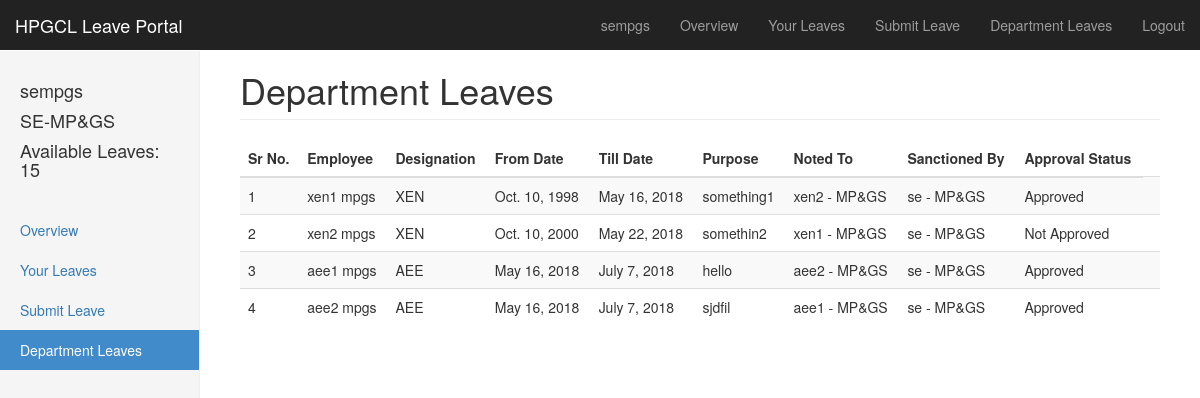
Screenshot of /departmentleaves/ (signed in) with the database file from the repository.
### leave/models.py (models this page shows, shortened)
class User(AbstractUser):
    DESIGNATION_CHOICES = (
        ("CE", "CE"),
        ("SE", "SE"),
        ("XEN", "XEN"),
        ("AEE", "AEE"),
    )
    STATION_CHOICES = (
        ("Hisar", "Hisar"),
        ("Panipat", "Panipat"),
        ("Yamuna Nagar", "Yamuna Nagar"),
        ("Panchkula", "Panchkula"),
    )
    DEPARTMENT_CHOICES = (
        ("MP&GS", "MP&GS"),
        ("O&M1", "O&M1"),
        ("O&M2", "QAO&M2"),
        ("M&T", "M&T"),
        ("MM&Store", "MM&Store"),
        ("Civil", "Civil"),
    )
    department = models.CharField(max_length=200, blank=False, null=False, choices=DEPARTMENT_CHOICES)
    available_leaves = models.IntegerField(default=15)
    designation = models.CharField(max_length=200, blank=False, null=False, choices=DESIGNATION_CHOICES)
    power_station = models.CharField(max_length=200, blank=False, null=False, choices=STATION_CHOICES, default="")
    def __str__(self):
        return self.first_name + ' - ' + self.department

class Leave(models.Model):
    employee = models.ForeignKey(User, on_delete=models.CASCADE, blank=False, null=False)
    sanctioned_by = models.ForeignKey(User, on_delete=models.CASCADE, related_name='%(class)s_sanctioned', blank=True, null=True)
    noted_to =  models.ForeignKey(User, on_delete=models.CASCADE, related_name='%(class)s_noted', blank=False, null=False)
    from_date = models.DateField(blank=False, null=False)
    to_date = models.DateField(blank=False, null=False)
    purpose = models.CharField(max_length=1200, blank=False, null=False)
    approval = models.BooleanField(default=False, blank=False, null=False)

### leave/views.py (the view)
# urls.py: url(r'^departmentleaves/$', views.department_leaves, name='department_leaves'),
def department_leaves(request):
    if request.user.is_authenticated():
        user_designation = request.user.designation
        user_department = request.user.department
        user_station = request.user.power_station
        if user_designation == 'CE':
            dept_leaves = Leave.objects.filter(
                employee__power_station=user_station)
        elif user_designation == 'SE':
            dept_leaves = Leave.objects.filter(employee__power_station=user_station).exclude(
                employee__power_station=user_station, employee__designation="CE").exclude(employee__designation="SE")
        elif user_designation == 'XEN':
            dept_leaves = Leave.objects.filter(employee__power_station=user_station).exclude(
                employee__designation="CE").exclude(employee__designation="SE").exclude(employee__designation="XEN")
        elif user_designation == 'AEE':
            dept_leaves = Leave.objects.filter(employee__power_station=user_station).exclude(employee__designation="CE").exclude(
                employee__designation="SE").exclude(employee__designation="XEN").exclude(employee__designation="AEE")
        return render(request, 'leave/department_leaves.html', {'dept_leaves': dept_leaves})

### leave/templates/leave/department_leaves.html (shortened to what this page needs)
{% extends "leave/base.html" %} {% load staticfiles %} {% block content %}
<div class="container-fluid">
    <div class="row">
        <div class="col-sm-3 col-md-2 sidebar">
            <ul class="nav nav-sidebar">
                <li style="padding-right: 20px;padding-left: 20px;">
                    <h4>{{request.user.username}}</h4>
                </li>
                <li style="padding-right: 20px;padding-left: 20px;">
                    <h4>{{request.user.designation}}-{{request.user.department}}</a>
                </li>
                <li style="padding-right: 20px;padding-left: 20px;">
                    <h4>Available Leaves: {{request.user.available_leaves}}</h4>
                </li>
            </ul>
            <ul class="nav nav-sidebar">
                <li>
                    <a href="{% url 'home' %}">Overview
                    </a>
                </li>
                <li>
                    <a href="{% url 'your_leaves' %}">Your Leaves</a>
                </li>
                <li>
                    <a href="{% url 'submit_leave' %}">Submit Leave</a>
                </li>
                <li class="active">
                    <a href="{% url 'department_leaves' %}">Department Leaves</a>
                </li>
            </ul>
        </div>
        <div class="col-sm-9 col-sm-offset-3 col-md-10 col-md-offset-2 main">
            <h1 class="page-header">Department Leaves</h1>
            <div class="table-responsive">
                <table class="table table-striped">
                    <thead>
                        <tr>
                            <th>Sr No.</th>
                            <th>Employee</th>
                            <th>Designation</th>
                            <th>From Date</th>
                            <th>Till Date</th>
                            <th>Purpose</th>
                            <th>Noted To</th>
                            <th>Sanctioned By</th>
                            <th>Approval Status</th>
                        </tr>
                    </thead>
                    <tbody>
                        {% for leave in dept_leaves %}
                        <tr>
                            <td>{{ forloop.counter }}</td>
                            <td>{{ leave.employee.first_name }} {{ leave.employee.last_name }}</td>
                            <td>{{ leave.employee.designation }}</td>
                            <td>{{ leave.from_date }}</td>
                            <td>{{ leave.to_date }}</td>
                            <td>{{ leave.purpose }}</td>
                            <td>{{ leave.noted_to }}</td>
                            <td>{{ leave.sanctioned_by }}</td>
                            {% if leave.approval == False and leave.sanctioned_by == None %}
                            <td>Approval Pending</td>
                            {% elif leave.approval == False %}
                            <td>Not Approved</td>
                            {% else %}
                            <td>Approved</td>
                            {% endif %}
                            <td>
                            </td>
                        </tr>
                        {% endfor %}
                    </tbody>
                </table>
            </div>
        </div>
    </div>
</div>
{% endblock %}

### leave/templates/leave/base.html (shortened to what this page needs)
{% load staticfiles %}
<!DOCTYPE html>
<html lang="en">
<head>
    <link rel="stylesheet" href="https://maxcdn.bootstrapcdn.com/bootstrap/3.3.7/css/bootstrap.min.css"
>
    <link rel="stylesheet" href="{% static 'css/dashboard.css' %}">
    <link rel="stylesheet" href="{% static 'css/datepicker.css' %}"> {% block extend_head %} {% endblock %}
</head>
<body>
    <nav class="navbar navbar-inverse navbar-fixed-top">
        <div class="container-fluid">
            <div class="navbar-header">
                <a class="navbar-brand" href="#">HPGCL Leave Portal</a>
            </div>
            <div id="navbar" class="navbar-collapse collapse">
                <ul class="nav navbar-nav navbar-right">
                    <li>
                        <a href="#">{{ request.user.username }}</a>
                    </li>
                    {% if request.user.is_authenticated %}
                    <li>
                        <a href="{% url 'home' %}">Overview
                        </a>
                    </li>
                    <li>
                        <a href="{% url 'your_leaves' %}">Your Leaves</a>
                    </li>
                    <li>
                        <a href="{% url 'submit_leave' %}">Submit Leave</a>
                    </li>
                    <li>
                        <a href="{% url 'department_leaves' %}">Department Leaves</a>
                    </li>
                    <li>
                        <a href="{% url 'auth_logout' %}?next=/">Logout</a>
                    </li>
                    {% endif %}
                </ul>
            </div>
        </div>
    </nav>
    {% block content %} {% endblock %}
</body>
</html>

### leave/static/css/dashboard.css (style rules this page uses)
body { padding-top: 50px; }
.navbar-fixed-top { border: 0; }
.sidebar { display: none; }
@media (min-width: 768px) { .sidebar { position: fixed; top: 51px; bottom: 0; left: 0; z-index: 1000; display: block; padding: 20px; overflow-x: hidden; overflow-y: auto; background-color: #f5f5f5; border-right: 1px solid #eee; } }
.nav-sidebar { margin-right: -21px; margin-bottom: 20px; margin-left: -20px; }
.nav-sidebar > li > a { padding-right: 20px; padding-left: 20px; }
.nav-sidebar > .active > a, .nav-sidebar > .active > a:hover, .nav-sidebar > .active > a:focus { color: #fff; background-color: #428bca; }
.main { padding: 20px; }
@media (min-width: 768px) { .main { padding-right: 40px; padding-left: 40px; } }
.main .page-header { margin-top: 0; }

### rows the page displays
User: user.username "sempgs", user.designation "SE", user.department "MP&GS", user.available_leaves "15"
Leave: employee.first_name "xen1", employee.last_name "mpgs", employee.designation "XEN", from_date "Oct. 10, 1998", to_date "May 16, 2018", purpose "something1", noted_to "xen2 - MP&GS", sanctioned_by "se - MP&GS", approval "Approved"
Leave: employee.first_name "xen2", employee.last_name "mpgs", employee.designation "XEN", from_date "Oct. 10, 2000", to_date "May 22, 2018", purpose "somethin2", noted_to "xen1 - MP&GS", sanctioned_by "se - MP&GS", approval "Not Approved"
Leave: employee.first_name "aee1", employee.last_name "mpgs", employee.designation "AEE", from_date "May 16, 2018", to_date "July 7, 2018", purpose "hello", noted_to "aee2 - MP&GS", sanctioned_by "se - MP&GS", approval "Approved"
Leave: employee.first_name "aee2", employee.last_name "mpgs", employee.designation "AEE", from_date "May 16, 2018", to_date "July 7, 2018", purpose "sjdfil", noted_to "aee1 - MP&GS", sanctioned_by "se - MP&GS", approval "Approved"
